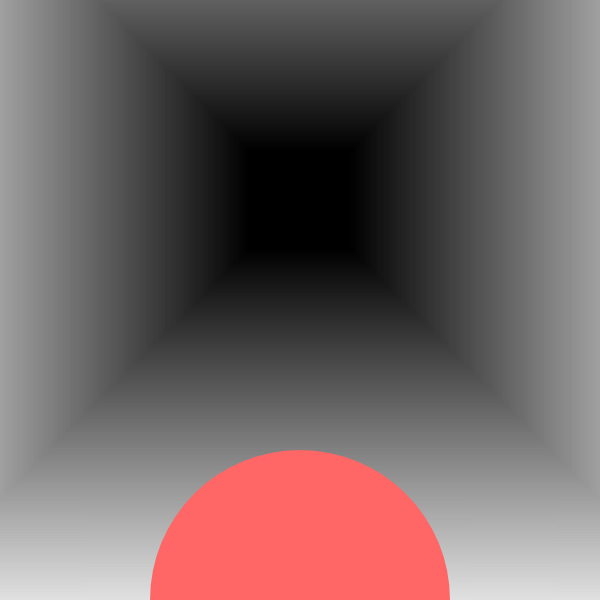
Frame 1 (no input)
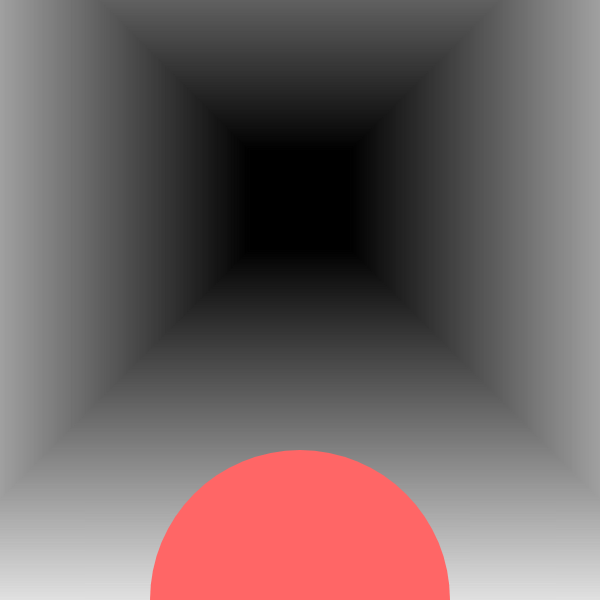
Frame 60 (no input)
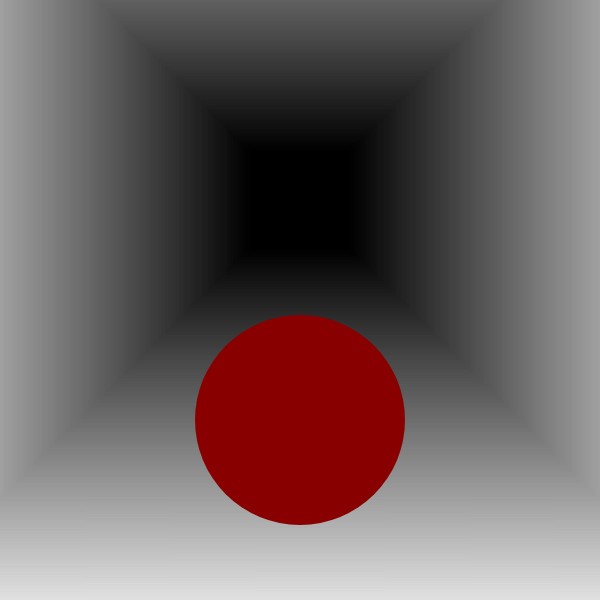
Frame 120 (the mouse pressed at the canvas centre since frame 60)

The p5.js sketch that drew these frames (run headless with seeded random() and noise() and a simulated clock; from frame 60 on, the mouse is pressed at the canvas centre):

// p5.js sketch
// ── sketch.js
var radius=300;
var pos_y;
var save_scale=1.0;
var color_set=0;
function setup() {
  createCanvas(600, 600);
  backGround();
  
  pos_y=height;
}

function draw() {
  backGround();
  noStroke();
  fill(255-color_set, 102-color_set, 102-color_set);
  if(pos_y>height*1/3){
  	if(mouseIsPressed){
 			if(mouseY>300) {
        pos_y+=3;
        color_set-=2;
      }
 	 		else {
        pos_y-=3;
        color_set+=2;
      }
     
		}
  	translate(width/2,pos_y);
 	  scale(pos_y/height);
    ellipse(0,0,radius);
  }
  else{
    if(mouseIsPressed){
 			pos_y+=3;
      color_set-=2;
		}
  	translate(width/2,pos_y);
 	  scale(pos_y/height);
    ellipse(0,0,radius);
  }
}

function backGround()
{
  rectMode(CENTER);
  for(var i=0;i<255;i++)
  {
    push();
    var m=map(i,0,255,0,800);
    stroke(256-i);
    fill(256-i);
    translate(width/2,height*1/3);
    rect(0,0,900-m,900-m);
    pop();
  }
  fill(0);
  rectMode(CORNER);
  rect(width*5/12, height*1/4,width*1/6,width*1/6);
}
